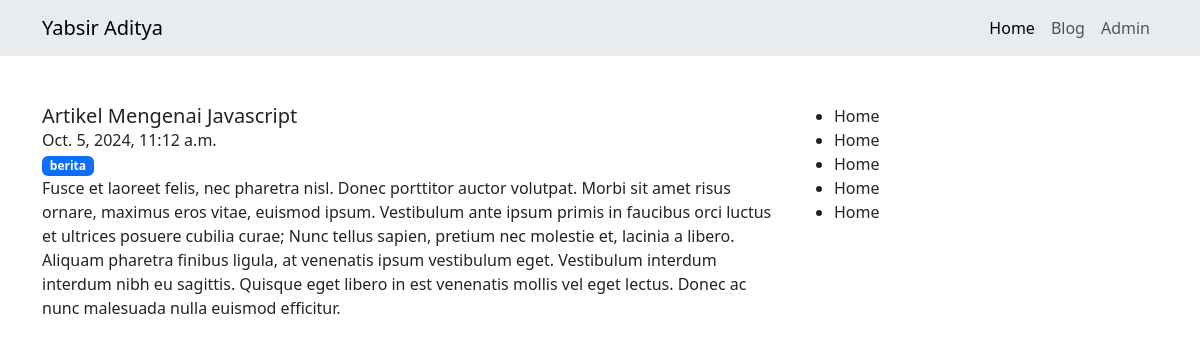
Screenshot of /blog/detail/artikel-mengenai-javascript/ with the database file from the repository.
### blog/models.py (models this page shows, shortened)
class Artikel(models.Model):
    judul = models.CharField(max_length=255)
    isi = models.TextField()
    kategori = models.ForeignKey(Kategori, on_delete=models.CASCADE)
    slugArtikel = models.SlugField(editable=False, blank=True)
    publicDate = models.DateTimeField(auto_now_add=True)
    update = models.DateTimeField(auto_now_add=True)

class Kategori(models.Model):
    nama = models.CharField(max_length=255)
    slugKategori =models.SlugField(editable=False, blank=True)

### blog/views.py (the view)
# urls.py: path('detail/<slug:slugInput>/', views.detail_artikel),
def detail_artikel(request, slugInput):
    detail_article = Artikel.objects.get(slugArtikel=slugInput)
    context = {
        'title':'Detail Article',
        'heading':'Selamat Datang Di Halaman Detail',
        'DetailArticle': detail_article,
    }
    return render(request, 'detail.html', context)

### blog/templates/detail.html (shortened to what this page needs)
{% extends "base.html" %}
{% block contents %}
    <div class="row mt-5">
        <div class="col-md-8">
            <h5 class="card-title">{{DetailArticle.judul}}</h5>
            <span>{{DetailArticle.publicDate}}</span>
            <br>
            <span class="badge text-bg-primary">{{DetailArticle.kategori.nama}}</span>
            <p class="card-text">{{DetailArticle.isi}}<p>
        </div>
        <div class="col-md-4">
            <ul>
                <li>Home</li>
                <li>Home</li>
                <li>Home</li>
                <li>Home</li>
                <li>Home</li>
            </ul>
        </div>
    </div>
{% endblock contents %}

### rows the page displays
Artikel: judul "Artikel Mengenai Javascript", publicDate "Oct. 5, 2024, 11:12 a.m.", kategori.nama "berita", isi "Fusce et laoreet felis, nec pharetra nisl. Donec porttitor auctor volutpat. Morbi sit amet risus ornare, maximus eros vitae, euismod ipsum. Vestibulum ante ipsum primis in faucibus orci luctus et ultrices posuere cubilia curae; Nunc tellus sapien, pretium nec molestie et, lacinia a libero. Aliquam pharetra finibus ligula, at venenatis ipsum vestibulum eget. Vestibulum interdum interdum nibh eu sagittis. Quisque eget libero in est venenatis mollis vel eget lectus. Donec ac nunc malesuada nulla euismod efficitur."
